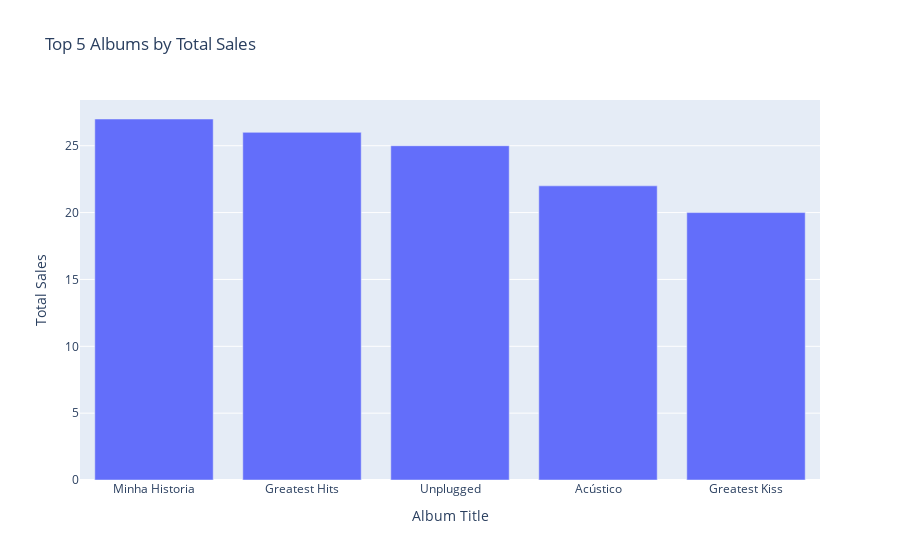

The cell this chart's notebook holds for it:
### Code cell
vn.ask("top 5 albums")

### Figure 1 — Plotly figure (JSON) as saved in the notebook; plotly's stock layout.template omitted (floating-point values rounded to 4 significant figures)
{"data": [{"alignmentgroup": "True", "hovertemplate": "Title=%{x}<br>TotalSales=%{y}<extra></extra>", "legendgroup": "", "marker": {"color": "#636efa", "pattern": {"shape": ""}}, "name": "", "offsetgroup": "", "orientation": "v", "showlegend": false, "textposition": "auto", "type": "bar", "x": ["Minha Historia", "Greatest Hits", "Unplugged", "Acústico", "Greatest Kiss"], "xaxis": "x", "y": [27, 26, 25, 22, 20], "yaxis": "y"}], "layout": {"barmode": "relative", "legend": {"tracegroupgap": 0}, "title": {"text": "Top 5 Albums by Total Sales"}, "xaxis": {"anchor": "y", "domain": [0, 1], "title": {"text": "Album Title"}}, "yaxis": {"anchor": "x", "domain": [0, 1], "title": {"text": "Total Sales"}}}}
